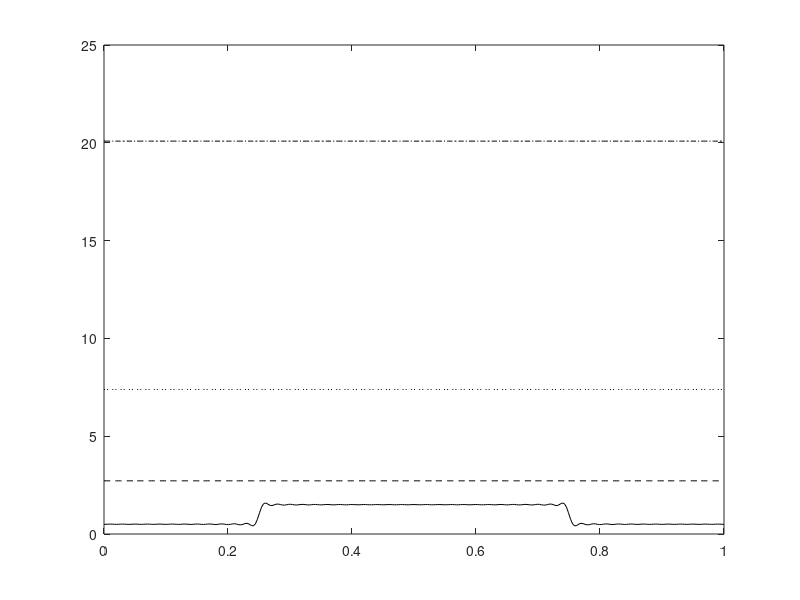

The MATLAB script that drew this image: (Note: this script raises an error after producing the figure.)
% Set values for plotting
xs = linspace(0, 1, 300);
ts = [0, 1, 2, 3];

% Damping terms
as = [-1, 0, 1];

% Initial condition Fourier coefficients
c0 = 1;
c = @(n) 2/(n*pi)*(sin(3*n*pi/4) - sin(n*pi/4));
d = @(n) -2/(n*pi)*(cos(3*n*pi/4) - cos(n*pi/4));

% Eigenfunctions
gamma = @(n, x) cos(n*pi*x);
psi = @(n, x) sin(n*pi*x);

% Eigenvalue
lambda = @(n, a) a + n^2*pi^2;

%% 1 (a)

% Fourier sine series terms
n_term = @(x, t, n, a) c(n)*exp(-lambda(n, a)*t)*gamma(n, x);

% Fourier series values for different damping terms
for a = as
  % Fourier series values for different t
  fs = zeros(length(ts), length(xs));
  row = 1;

  for t = ts
    f = c0 * exp(-lambda(0, a) * t);

    for n = 1:100
      f = f + n_term(xs, t, n, a);
    end

    fs(row, :) = f;
    row = row + 1;
  end

  % Plotting the computed series
  figure();
  plot( ...
    xs, fs(1, :), 'k', ...
    xs, fs(2, :), 'k--', xs, ...
    fs(3, :), 'k:', ...
    xs, fs(4, :), 'k-.' ...
  );

  legend(strcat('u(x, ', string(ts), ')'));
  title(strcat('1(a) with \alpha=', string(a)));
end

%% 1 (b)

% Fourier sine series terms
n_term = @(x, t, n, a) exp(-lambda(n, a)*t)*(c(n)*gamma(n, x)+d(n)*psi(n, x));

% Fourier series values for different damping terms
for a = as
  % Fourier series values for different t
  fs = zeros(length(ts), length(xs));
  row = 1;

  for t = ts
    f = c0 * exp(-lambda(0, a) * t);

    for n = 1:100
      f = f + n_term(xs, t, n, a);
    end

    fs(row, :) = f;
    row = row + 1;
  end

  % Plotting the computed series
  figure();
  plot( ...
    xs, fs(1, :), 'k', ...
    xs, fs(2, :), 'k--', xs, ...
    fs(3, :), 'k:', ...
    xs, fs(4, :), 'k-.' ...
  );

  legend(strcat('u(x, ', string(ts), ')'));
  title(strcat('1(b) with \alpha=', string(a)));
end
